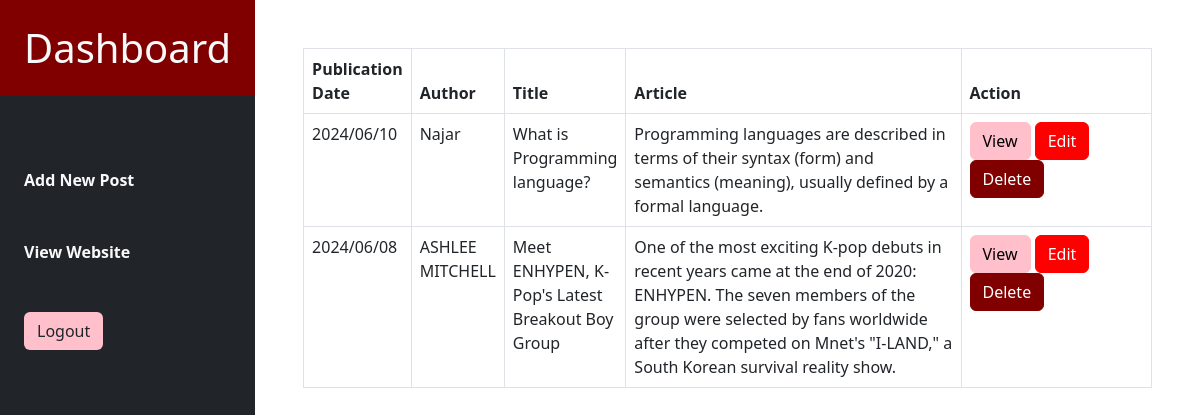
Screenshot of /users/index.php (signed in) with the database file from the repository.
### tables this page shows
CREATE TABLE `posts` (
  `id` int(11) NOT NULL,
  `date` varchar(255) NOT NULL,
  `title` varchar(255) NOT NULL,
  `author` varchar(255) NOT NULL,
  `summary` text NOT NULL,
  `content` mediumtext NOT NULL
);

### users/index.php (the view, shortened to what this page needs)
<?php
include("templates/header.php");
?>
<div class="posts-list w-100 p-5">
    <table class="table table-bordered">
        <thead>
        <tr>
            <th style="width:10%;">Publication Date</th>
            <th style="width:10%;">Author</th>
            <th style="width:10%;">Title</th>
            <th style="width:45%;">Article</th>
            <th style="width:25%;">Action</th>
        </tr>
        </thead>
        <tbody>
        <?php
        try {
            include('../connect.php');
            $sqlSelect = "SELECT * FROM posts";
            $stmt = $conn->query($sqlSelect);
            while($data = $stmt->fetch(PDO::FETCH_ASSOC)){
                ?>
                <tr>
                    <td><?php echo $data["date"]?></td>
                    <td><?php echo $data["author"]?></td>
                    <td><?php echo $data["title"]?></td>
                    <td><?php echo $data["summary"]?></td>
                    <td>
                        <a class="btn btn-pink" href="view.php?id=<?php echo $data["id"]?>">View</a>
                        <a class="btn btn-red" href="edit.php?id=<?php echo $data["id"]?>">Edit</a>
                        <a class="btn btn-maroon" href="delete.php?id=<?php echo $data["id"]?>">Delete</a>
                    </td>
                </tr>
                <?php
            }
        } catch(PDOException $e) {
            echo "Error: " . $e->getMessage();
        }
        ?>
        </tbody>
    </table>
</div>
<?php
include("templates/footer.php");
?>

### users/index.php (style rules this page uses)
.btn-pink { background-color: pink; border-color: pink; color: black; }
.btn-red { background-color: red; border-color: red; color: white; }
.btn-maroon { background-color: maroon; border-color: maroon; color: white; }

### rows the page displays
posts: date "2024/06/10", author "Najar", title "What is Programming language?", summary "Programming languages are described in terms of their syntax (form) and semantics (meaning), usually defined by a formal language."
posts: date "2024/06/08", author "ASHLEE MITCHELL", title "Meet ENHYPEN, K-Pop's Latest Breakout Boy Group", summary "One of the most exciting K-pop debuts in recent years came at the end of 2020: ENHYPEN. The seven members of the group were selected by fans worldwide after they competed on Mnet's \"I-LAND,\" a South Korean survival reality show."
